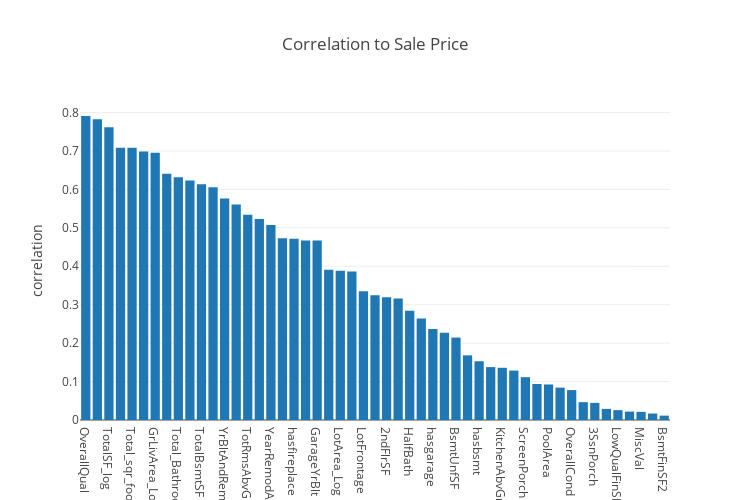

Source (notebook cell):
### Code cell
df_corr = df_train.corrwith(df_train['SalePrice']).abs().sort_values(ascending=False)[2:]

data = go.Bar(x=df_corr.index, 
              y=df_corr.values )
       
layout = go.Layout(title = 'Correlation to Sale Price', 
                   xaxis = dict(title = ''), 
                   yaxis = dict(title = 'correlation'),
                   autosize=False, width=750, height=500,)

fig = dict(data = [data], layout = layout)
iplot(fig)

### Figure 1 — Plotly figure (JSON) as saved in the notebook; plotly's stock layout.template omitted (floating-point values rounded to 4 significant figures)
{"data": [{"type": "bar", "x": ["OverallQual", "TotalSF", "TotalSF_log", "GrLivArea", "Total_sqr_footage", "Total_sqr_footage_log", "GrLivArea_Log", "GarageCars", "Total_Bathrooms", "GarageArea", "TotalBsmtSF", "1stFlrSF", "YrBltAndRemod", "FullBath", "TotRmsAbvGrd", "YearBuilt", "YearRemodAdd", "MasVnrArea", "hasfireplace", "Fireplaces", "GarageYrBlt", "Total_porch_sf", "LotArea_Log", "BsmtFinSF1", "LotFrontage", "WoodDeckSF", "2ndFlrSF", "OpenPorchSF", "HalfBath", "LotArea", "hasgarage", "BsmtFullBath", "BsmtUnfSF", "BedroomAbvGr", "hasbsmt", "has2ndfloor", "KitchenAbvGr", "EnclosedPorch", "ScreenPorch", "haspool", "PoolArea", "MSSubClass", "OverallCond", "MoSold", "3SsnPorch", "YrSold", "LowQualFinSF", "Id", "MiscVal", "BsmtHalfBath", "BsmtFinSF2"], "y": [0.791, 0.7823, 0.7616, 0.7086, 0.708, 0.6988, 0.6951, 0.6404, 0.6317, 0.6234, 0.6136, 0.6059, 0.5761, 0.5607, 0.5337, 0.5229, 0.5071, 0.4726, 0.4719, 0.4669, 0.4668, 0.391, 0.3885, 0.3864, 0.3348, 0.3244, 0.3193, 0.3159, 0.2841, 0.2638, 0.2368, 0.2271, 0.2145, 0.1682, 0.1528, 0.1377, 0.1359, 0.1286, 0.1114, 0.09371, 0.0924, 0.08428, 0.07786, 0.04643, 0.04458, 0.02892, 0.02561, 0.02192, 0.02119, 0.01684, 0.01138]}], "layout": {"autosize": false, "height": 500, "title": "Correlation to Sale Price", "width": 750, "xaxis": {"title": ""}, "yaxis": {"title": "correlation"}}}
